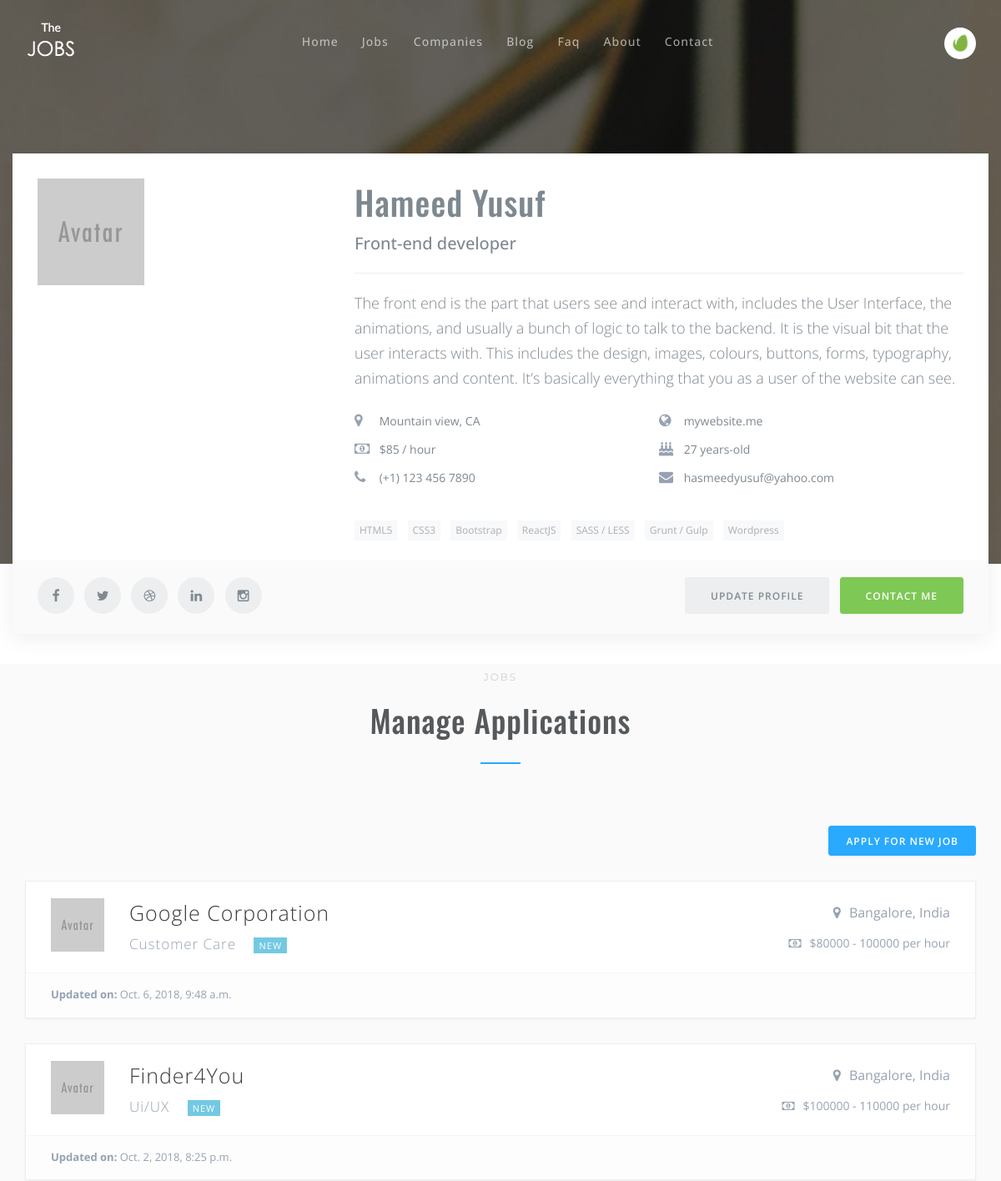
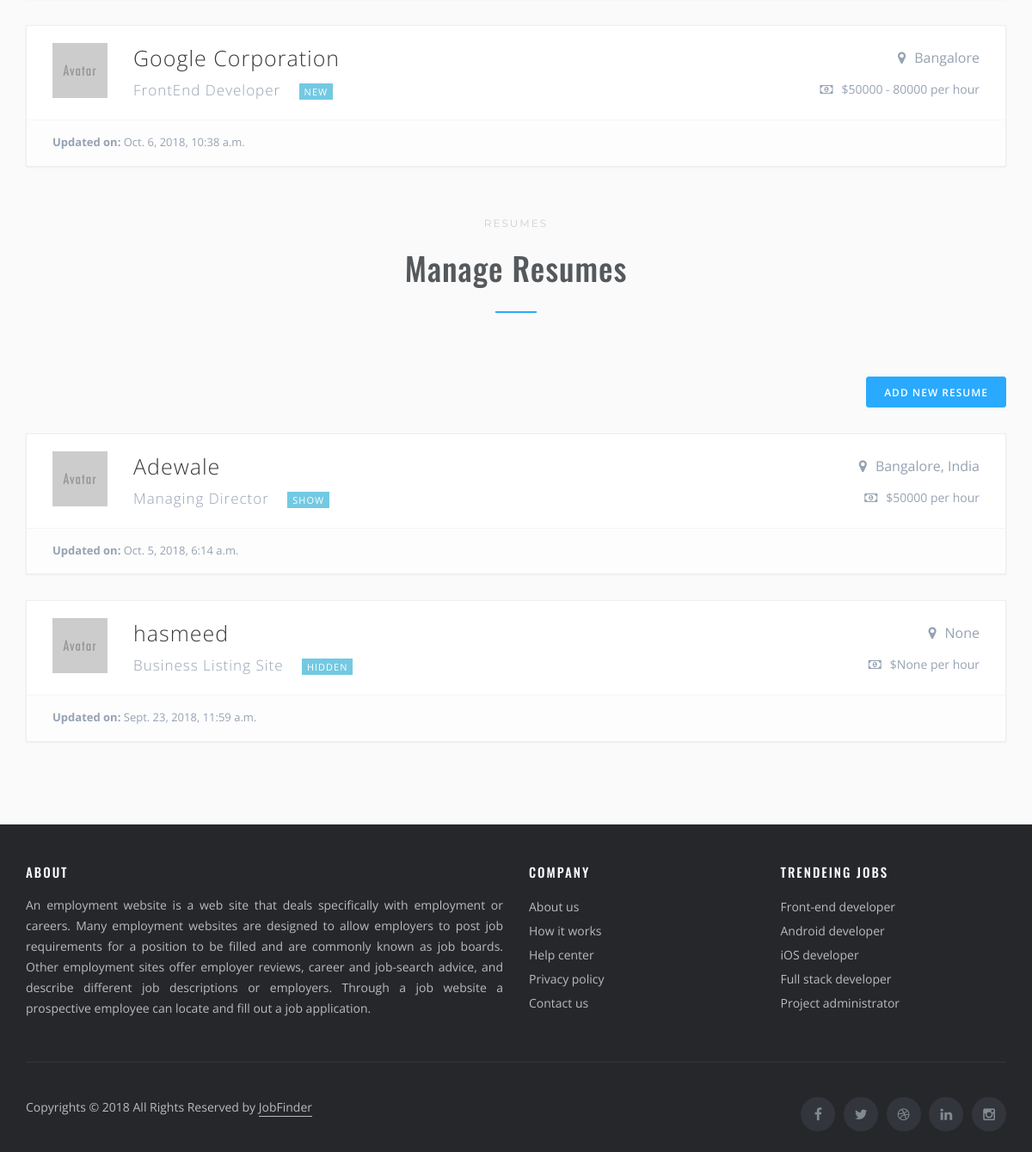
/seeker/hasmeed/ (signed in), run on the app's committed database (2 pictures, top to bottom).
### JobFinderWeb/models.py (models this page shows, shortened)
class CommonAccountInfo(CommonInfo):
    firstname = models.CharField(max_length=50,null=True, blank=True)
    lastname = models.CharField(max_length=50,null=True, blank=True)
    email = models.CharField(max_length=50,null=True, blank=True)
    address = models.CharField(max_length = 120, null=True, blank=True)
    landline = models.CharField(max_length = 120, null=True, blank=True)
    skype = models.CharField(max_length = 120, null=True, blank=True)
    website = models.CharField(max_length = 120, null=True, blank=True)
    class Meta:
        abstract = True

class Seeker(CommonAccountInfo):
    identity = models.OneToOneField(Identity , on_delete=models.CASCADE)
    salary = models.CharField(max_length = 120, null=True, blank=True)
    location = models.CharField(max_length = 120, null=True, blank=True)
    headline = models.CharField(max_length = 120, null=True, blank=True)
    age = models.CharField(max_length = 120, null=True, blank=True)
    facebook = models.CharField(max_length = 120, null=True, blank=True)
    google = models.CharField(max_length = 120, null=True, blank=True)
    pintrest = models.CharField(max_length = 120, null=True, blank=True)
    twitter = models.CharField(max_length = 120, null=True, blank=True)
    git = models.CharField(max_length = 120, null=True, blank=True)
    instagram = models.CharField(max_length = 120, null=True, blank=True)
    youtube = models.CharField(max_length = 120, null=True, blank=True)
    dribbble = models.CharField(max_length = 120, null=True, blank=True)
    def __str__(self):
        return "{} {}".format(self.firstname,self.lastname)

class Identity(AbstractUser):
    is_provider = models.BooleanField(default=False)
    is_seeker = models.BooleanField(default=False)

class CommonInfo(models.Model):
    IsActive = models.BooleanField(default=True)
    IsDeleted = models.BooleanField(default=False)
    timestamp   = models.DateTimeField(auto_now_add=True)
    updated     = models.DateTimeField(auto_now=True)
    class Meta:
        abstract = True

class Application(CommonInfo):
    job = models.ForeignKey(Job, on_delete=models.CASCADE)
    resumee = models.ForeignKey(Resumee, on_delete=models.CASCADE, null=True, blank=True)
    candidate = models.ForeignKey(Seeker, on_delete=models.CASCADE, null=True, blank=True)
    company = models.ForeignKey(Company, on_delete=models.CASCADE, null=True, blank=True)
    applicationstatus = models.CharField(max_length = 120, null=True, blank=True, default="New")

class Job(CommonInfo):
    jobtitle = models.CharField(max_length = 120, null=True, blank=True)
    Company = models.ForeignKey(Company, on_delete=models.CASCADE)
    shortdescription = models.TextField(null=True, blank=True)
    applicationurl = models.TextField(null=True, blank=True)
    location = models.CharField(max_length = 120, null=True, blank=True)
    workinghour = models.CharField(max_length = 120, null=True, blank=True)
    yearsofexperience = models.CharField(max_length = 120, null=True, blank=True)
    salary = models.CharField(max_length = 120, null=True, blank=True)
    degree = models.CharField(max_length = 120, null=True, blank=True)
    timetype = models.CharField(max_length = 120, null=True, blank=True) # partime, full time
    description = models.TextField(null=True, blank=True)
    jobstatus = models.CharField(max_length=50, null=True, blank=True)
    category = models.CharField(max_length = 120, null = True, blank = True)
    slug = models.SlugField(null = True, blank = True)
    user = models.ForeignKey(Identity, on_delete=models.CASCADE)
    height_field = models.IntegerField(default=0, null=True, blank=True)
    width_field = models.IntegerField(default=0, null=True, blank=True)
    coverimage = models.ImageField(null=True, upload_to='jobcoverimge', blank=True, height_field='height_field', width_field='width_field')

class Company(CommonInfo):
    provider = models.ForeignKey(Provider, on_delete=models.CASCADE)
    companyname = models.CharField(max_length = 120, null=True, blank=True)
    headline = models.CharField(max_length = 120, null=True, blank=True)
    shortdescription = models.TextField(null=True, blank=True)
    location = models.CharField(max_length = 120, null=True, blank=True)
    founded = models.CharField(max_length = 120,null=True, blank=True)
    no_of_employees = models.CharField(max_length = 120, null=True, blank=True)
    companydetails = models.TextField(null=True, blank=True)
    slug = models.SlugField(null = True, blank = True)
    category = models.CharField(max_length = 120, null = True, blank = True)
    logo = models.ImageField(upload_to = 'company', null=True, blank=True, height_field='height_field', width_field='width_field')
    height_field = models.IntegerField(default=0, null=True, blank=True)
    width_field = models.IntegerField(default=0, null=True, blank=True)
    coverimage = models.ImageField(null=True, upload_to='coverimge', blank=True, height_field='height_field', width_field='width_field')
    email = models.CharField(max_length=50,null=True, blank=True)
    phonenumber = models.CharField(max_length = 120,null=True, blank=True)
    website = models.CharField(max_length = 120, null=True, blank=True)
    facebook = models.CharField(max_length = 120, null=True, blank=True)
    google = models.CharField(max_length = 120, null=True, blank=True)
    pinterest = models.CharField(max_length = 120, null=True, blank=True)
    twitter = models.CharField(max_length = 120, null=True, blank=True)
    git = models.CharField(max_length = 120, null=True, blank=True)
    instagram = models.CharField(max_length = 120, null=True, blank=True)
    youtube = models.CharField(max_length = 120, null=True, blank=True)
    dribbble = models.CharField(max_length = 120, null=True, blank=True)
    user = models.ForeignKey(Identity, on_delete=models.CASCADE, null = True, blank = True)
    def __str__(self):
            return self.companyname
    class Meta:
        ordering = ['-updated','-timestamp']

class Resumee(CommonInfo):
    name = models.CharField(max_length = 120, null=True, blank=True)
    headline = models.CharField(max_length = 120, null=True, blank=True)
    shortdescription = models.CharField(max_length = 120, null=True, blank=True)
    salary = models.CharField(max_length = 120, null=True, blank=True)
    location = models.CharField(max_length = 120, null=True, blank=True)
    headline = models.CharField(max_length = 120, null=True, blank=True)
    age = models.CharField(max_length = 120, null=True, blank=True)
    tags = models.CharField(max_length = 120, null=True, blank=True)
    mobile = models.CharField(max_length = 120, null=True, blank=True)
    email = models.CharField(max_length = 120, null=True, blank=True)
    status = models.CharField(max_length = 120, null=True, blank=True)
    website = models.CharField(max_length = 120, null=True, blank=True)
    slug = models.SlugField(null = True, blank = True)
    facebook = models.CharField(max_length = 120, null=True, blank=True)
    google = models.CharField(max_length = 120, null=True, blank=True)
    pintrest = models.CharField(max_length = 120, null=True, blank=True)
    twitter = models.CharField(max_length = 120, null=True, blank=True)
    git = models.CharField(max_length = 120, null=True, blank=True)
    instagram = models.CharField(max_length = 120, null=True, blank=True)
    youtube = models.CharField(max_length = 120, null=True, blank=True)
    dribbble = models.CharField(max_length = 120, null=True, blank=True)
    owner = models.ForeignKey(Identity, on_delete=models.CASCADE)
    def get_absolute_url(self):
        return reverse('JobFinderWeb:resumeedetail', kwargs={"slug": self.slug})

### JobFinderWeb/views.py (the view)
# urls.py: path('seeker/<str:username>/', SeekerProfileView.as_view(), name='jobseekerprofile'),
class SeekerProfileView(LoginRequiredMixin,DetailView):
    template_name = 'jobfinderweb/seekprofile.html'
    queryset = Seeker.objects.all()
    def get_object(self, *args, **kwargs):
        username = self.kwargs.get("username")
        user = User.objects.get(username__iexact = username)
        userinfo = get_object_or_404(Seeker, identity=user)
        obj = get_object_or_404(Seeker, id = userinfo.id) # pk = rest_id
        return obj
    def get_context_data(self, *args, **kwargs):
        context = super(SeekerProfileView, self).get_context_data(*args, **kwargs)
        applications = Application.objects.filter(candidate__identity = self.request.user )
        resumee = Resumee.objects.filter(owner = self.request.user)
        context['resumees'] = resumee
        context['applications'] = applications
        return context

### JobFinderWeb/templates/jobfinderweb/seekprofile.html (shortened to what this page needs)
{% extends 'JobFinderWeb/base.html' %}
{% load static %}
{% block content %}
    <header class="page-header bg-img" style="background-image: url({% static "img/bg-banner1.jpg" %})">
      <div class="container">
        <div class="row">
          <div class="col-xs-12 col-sm-4">
            <img src='{% static "img/avatar.jpg" %}' alt="">
          </div>
          <div class="col-xs-12 col-sm-8 header-detail">
            <div class="hgroup">
              <h1>{{ object }}</h1>
              <h3>Front-end developer</h3>
            </div>
            <hr>
            <p class="lead">The front end  is the part that users see and interact with, includes the User Interface, the animations, and usually a bunch of logic to talk to the backend. It is the visual bit that the user interacts with. This includes the design, images, colours, buttons, forms, typography, animations and content. It’s basically everything that you as a user of the website can see.</p>
            <ul class="details cols-2">
              <li>
                <i class="fa fa-map-marker"></i>
                <span>Mountain view, CA</span>
              </li>
              <li>
                <i class="fa fa-globe"></i>
                <a href="#">mywebsite.me</a>
              </li>
              <li>
                <i class="fa fa-money"></i>
                <span>$85 / hour</span>
              </li>
              <li>
                <i class="fa fa-birthday-cake"></i>
                <span>27 years-old</span>
              </li>
              <li>
                <i class="fa fa-phone"></i>
                <span>(+1) 123 456 7890</span>
              </li>
              <li>
                <i class="fa fa-envelope"></i>
                <a href="#">{{ user.email }}</a>
              </li>
            </ul>
            <div class="tag-list">
              <span>HTML5</span>
              <span>CSS3</span>
              <span>Bootstrap</span>
              <span>ReactJS</span>
              <span>SASS / LESS</span>
              <span>Grunt / Gulp</span>
              <span>Wordpress</span>
            </div>
          </div>
        </div>
        <div class="button-group">
          <ul class="social-icons">
            <li><a class="facebook" href="#"><i class="fa fa-facebook"></i></a></li>
            <li><a class="twitter" href="#"><i class="fa fa-twitter"></i></a></li>
            <li><a class="dribbble" href="#"><i class="fa fa-dribbble"></i></a></li>
            <li><a class="linkedin" href="#"><i class="fa fa-linkedin"></i></a></li>
            <li><a class="instagram" href="#"><i class="fa fa-instagram"></i></a></li>
          </ul>
          <div class="action-buttons">
            <a class="btn btn-gray" href="#">Update Profile</a>
            <a class="btn btn-success" data-toggle="modal" data-target="#modal-contact" href="#">Contact me</a>
          </div>
        </div>
      </div>
    </header>
    <main>
  <section class="no-padding-top bg-alt">
        <div class="container">
          <header class="section-header">
            <span>Jobs</span>
            <h2>Manage Applications</h2>
          </header>
          <div class="row">
            <div class="col-xs-12 text-right">
              <br>
              <a class="btn btn-primary btn-sm" href='{% url 'JobFinderWeb:joblist' slug=None %}'>Apply for new Job</a>
            </div>
            {% for application in applications %}
              <div class="col-xs-12">
              <div class="item-block">
                <header>
                  <a href="resume-detail.html"><img class="resume-avatar" src="assets/img/avatar.jpg" alt=""></a>
                  <div class="hgroup">
                    <h4><a href='{% url 'JobFinderWeb:companydetail' slug=application.job.Company.slug %}'>{{ application.job.Company }}</a></h4>
                    <h5>{{ application.job.jobtitle }} <span class="label label-info">{{ application.applicationstatus }}</span></h5>
                  </div>
                  <div class="header-meta">
                    <span class="location">{{ application.job.location }}</span>
                    <span class="rate">${{ application.job.salary }} per hour</span>
                  </div>
                </header>
                <footer>
                  <p class="status"><strong>Updated on:</strong> {{ application.job.updated }}</p>
                </footer>
              </div>
            </div>
            {% endfor %}
          </div>
        </div>
         <div class="container">
          <header class="section-header" style="margin-top:50px;">
            <span>RESUMES</span>
            <h2>Manage Resumes</h2>
          </header>
          <div class="row">
            <div class="col-xs-12 text-right">
              <br>
              <a class="btn btn-primary btn-sm" href='{% url 'JobFinderWeb:newresumee' %}'>Add new resume</a>
            </div>
         {% for resumee in resumees %}
            <div class="col-xs-12">
              <div class="item-block">
                <header>
                  <a href='{{ resumee.get_absolute_url }}'><img class="resume-avatar" src='{% static "img/avatar.jpg" %}' alt=""></a>
                  <div class="hgroup">
                    <h4><a href='{{ resumee.get_absolute_url }}'>{{ resumee.name }}</a></h4>
                    <h5>{{ resumee.headline }} <span class="label label-info">{{ resumee.status }}</span></h5>
                  </div>
                  <div class="header-meta">
                    <span class="location">{{ resumee.location }}</span>
                    <span class="rate">${{ resumee.salary }} per hour</span>
                  </div>
                </header>
                <footer>
                  <p class="status"><strong>Updated on:</strong> {{ resumee.updated }}</p>
                </footer>
              </div>
            </div>
         {% endfor %}
          </div>
        </div>
      </section>
    </main>
{% endblock content %}

### data on the page
Seeker: firstname+lastname "Hameed Yusuf"
Identity: email "hasmeedyusuf@yahoo.com"
Application: job.Company "Google Corporation", job.jobtitle "Customer Care", applicationstatus "NEW", job.location "Bangalore, India", job.salary "80000 - 100000", job.updated "Oct. 6, 2018, 9:48 a.m."
Application: job.Company "Finder4You", job.jobtitle "Ui/UX", applicationstatus "NEW", job.location "Bangalore, India", job.salary "100000 - 110000", job.updated "Oct. 2, 2018, 8:25 p.m."
Application: job.Company "Google Corporation", job.jobtitle "FrontEnd Developer", applicationstatus "NEW", job.location "Bangalore", job.salary "50000 - 80000", job.updated "Oct. 6, 2018, 10:38 a.m."
Resumee: name "Adewale", headline "Managing Director", status "SHOW", location "Bangalore, India", salary "50000", updated "Oct. 5, 2018, 6:14 a.m."
Resumee: name "hasmeed", headline "Business Listing Site", status "HIDDEN", location "None", salary "None", updated "Sept. 23, 2018, 11:59 a.m."
